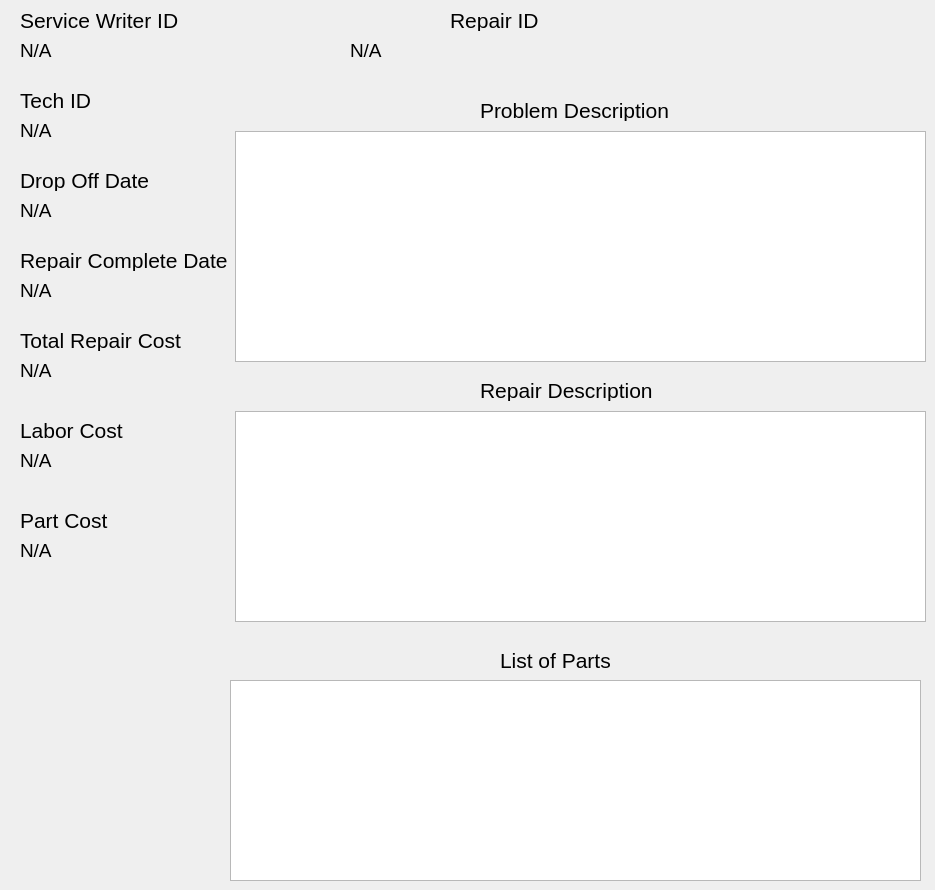
    <widget class="QWidget" name="display_old_repair">
     <widget class="QLabel" name="old_repair_description_label">
      <property name="geometry">
       <rect>
        <x>480</x>
        <y>100</y>
        <width>221</width>
        <height>21</height>
       </rect>
      </property>
      <property name="font">
       <font>
        <pointsize>16</pointsize>
       </font>
      </property>
      <property name="text">
       <string>Problem Description</string>
      </property>
     </widget>
     <widget class="QLabel" name="old_repair_part_cost_label">
      <property name="geometry">
       <rect>
        <x>20</x>
        <y>510</y>
        <width>171</width>
        <height>21</height>
       </rect>
      </property>
      <property name="font">
       <font>
        <pointsize>16</pointsize>
       </font>
      </property>
      <property name="text">
       <string>Part Cost</string>
      </property>
     </widget>
     <widget class="QLabel" name="old_repair_drop_off_date_label">
      <property name="geometry">
       <rect>
        <x>20</x>
        <y>170</y>
        <width>171</width>
        <height>21</height>
       </rect>
      </property>
      <property name="font">
       <font>
        <pointsize>16</pointsize>
       </font>
      </property>
      <property name="text">
       <string>Drop Off Date</string>
      </property>
     </widget>
     <widget class="QLabel" name="old_repair_tech_id_display_label">
      <property name="geometry">
       <rect>
        <x>20</x>
        <y>120</y>
        <width>171</width>
        <height>21</height>
       </rect>
      </property>
      <property name="font">
       <font>
        <pointsize>14</pointsize>
       </font>
      </property>
      <property name="text">
       <string>N/A</string>
      </property>
     </widget>
     <widget class="QLabel" name="old_repair_labor_cost_display_label_2">
      <property name="geometry">
       <rect>
        <x>20</x>
        <y>450</y>
        <width>171</width>
        <height>21</height>
       </rect>
      </property>
      <property name="font">
       <font>
        <pointsize>14</pointsize>
       </font>
      </property>
      <property name="text">
       <string>N/A</string>
      </property>
     </widget>
     <widget class="QLabel" name="old_total_repair_cost_label">
      <property name="geometry">
       <rect>
        <x>20</x>
        <y>330</y>
        <width>171</width>
        <height>21</height>
       </rect>
      </property>
      <property name="font">
       <font>
        <pointsize>16</pointsize>
       </font>
      </property>
      <property name="text">
       <string>Total Repair Cost</string>
      </property>
     </widget>
     <widget class="QTextBrowser" name="old_repair_list_of_parts_textBrowser">
      <property name="geometry">
       <rect>
        <x>230</x>
        <y>680</y>
        <width>691</width>
        <height>201</height>
       </rect>
      </property>
     </widget>
     <widget class="QLabel" name="old_repair_tech_id_label">
      <property name="geometry">
       <rect>
        <x>20</x>
        <y>90</y>
        <width>101</width>
        <height>21</height>
       </rect>
      </property>
      <property name="font">
       <font>
        <pointsize>16</pointsize>
       </font>
      </property>
      <property name="text">
       <string>Tech ID</string>
      </property>
     </widget>
     <widget class="QLabel" name="old_repair_repair_id_display_label">
      <property name="geometry">
       <rect>
        <x>350</x>
        <y>40</y>
        <width>301</width>
        <height>21</height>
       </rect>
      </property>
      <property name="font">
       <font>
        <pointsize>14</pointsize>
       </font>
      </property>
      <property name="text">
       <string>N/A</string>
      </property>
     </widget>
     <widget class="QLabel" name="old_repair_service_id_label">
      <property name="geometry">
       <rect>
        <x>20</x>
        <y>10</y>
        <width>171</width>
        <height>21</height>
       </rect>
      </property>
      <property name="font">
       <font>
        <pointsize>16</pointsize>
       </font>
      </property>
      <property name="text">
       <string>Service Writer ID</string>
      </property>
     </widget>
     <widget class="QLabel" name="old_repair_drop_off_date_display_label">
      <property name="geometry">
       <rect>
        <x>20</x>
        <y>200</y>
        <width>171</width>
        <height>21</height>
       </rect>
      </property>
      <property name="font">
       <font>
        <pointsize>14</pointsize>
       </font>
      </property>
      <property name="text">
       <string>N/A</string>
      </property>
     </widget>
     <widget class="QLabel" name="old_repair_repair_id_label">
      <property name="geometry">
       <rect>
        <x>450</x>
        <y>10</y>
        <width>171</width>
        <height>21</height>
       </rect>
      </property>
      <property name="font">
       <font>
        <pointsize>16</pointsize>
       </font>
      </property>
      <property name="text">
       <string>Repair ID</string>
      </property>
     </widget>
     <widget class="QLabel" name="old_repair_service_id_display_label">
      <property name="geometry">
       <rect>
        <x>20</x>
        <y>40</y>
        <width>171</width>
        <height>21</height>
       </rect>
      </property>
      <property name="font">
       <font>
        <pointsize>14</pointsize>
       </font>
      </property>
      <property name="text">
       <string>N/A</string>
      </property>
     </widget>
     <widget class="QLabel" name="old_repair_part_cost_display_label">
      <property name="geometry">
       <rect>
        <x>20</x>
        <y>540</y>
        <width>171</width>
        <height>21</height>
       </rect>
      </property>
      <property name="font">
       <font>
        <pointsize>14</pointsize>
       </font>
      </property>
      <property name="text">
       <string>N/A</string>
      </property>
     </widget>
     <widget class="QLabel" name="old_repair_list_of_parts_label">
      <property name="geometry">
       <rect>
        <x>500</x>
        <y>650</y>
        <width>171</width>
        <height>21</height>
       </rect>
      </property>
      <property name="font">
       <font>
        <pointsize>16</pointsize>
       </font>
      </property>
      <property name="text">
       <string>List of Parts</string>
      </property>
     </widget>
     <widget class="QLabel" name="old_repair_repair_description_label">
      <property name="geometry">
       <rect>
        <x>480</x>
        <y>380</y>
        <width>221</width>
        <height>21</height>
       </rect>
      </property>
      <property name="font">
       <font>
        <pointsize>16</pointsize>
       </font>
      </property>
      <property name="text">
       <string>Repair Description</string>
      </property>
     </widget>
     <widget class="QLabel" name="old_repair_labor_cost_label">
      <property name="geometry">
       <rect>
        <x>20</x>
        <y>420</y>
        <width>171</width>
        <height>21</height>
       </rect>
      </property>
      <property name="font">
       <font>
        <pointsize>16</pointsize>
       </font>
      </property>
      <property name="text">
       <string>Labor Cost</string>
      </property>
     </widget>
     <widget class="QTextBrowser" name="old_repair_problem_textBrowser">
      <property name="geometry">
       <rect>
        <x>235</x>
        <y>131</y>
        <width>691</width>
        <height>231</height>
       </rect>
      </property>
     </widget>
     <widget class="QTextBrowser" name="old_repair_repair_textBrowser">
      <property name="geometry">
       <rect>
        <x>235</x>
        <y>411</y>
        <width>691</width>
        <height>211</height>
       </rect>
      </property>
     </widget>
     <widget class="QLabel" name="old_repair_complete_date_label">
      <property name="geometry">
       <rect>
        <x>20</x>
        <y>250</y>
        <width>211</width>
        <height>21</height>
       </rect>
      </property>
      <property name="font">
       <font>
        <pointsize>16</pointsize>
       </font>
      </property>
      <property name="text">
       <string>Repair Complete Date</string>
      </property>
     </widget>
     <widget class="QLabel" name="old_repair_complete_date_display_label">
      <property name="geometry">
       <rect>
        <x>20</x>
        <y>280</y>
        <width>171</width>
        <height>21</height>
       </rect>
      </property>
      <property name="font">
       <font>
        <pointsize>14</pointsize>
       </font>
      </property>
      <property name="text">
       <string>N/A</string>
      </property>
     </widget>
     <widget class="QLabel" name="old_repair_labor_cost_display_label">
      <property name="geometry">
       <rect>
        <x>20</x>
        <y>360</y>
        <width>171</width>
        <height>21</height>
       </rect>
      </property>
      <property name="font">
       <font>
        <pointsize>14</pointsize>
       </font>
      </property>
      <property name="text">
       <string>N/A</string>
      </property>
     </widget>
    </widget>
